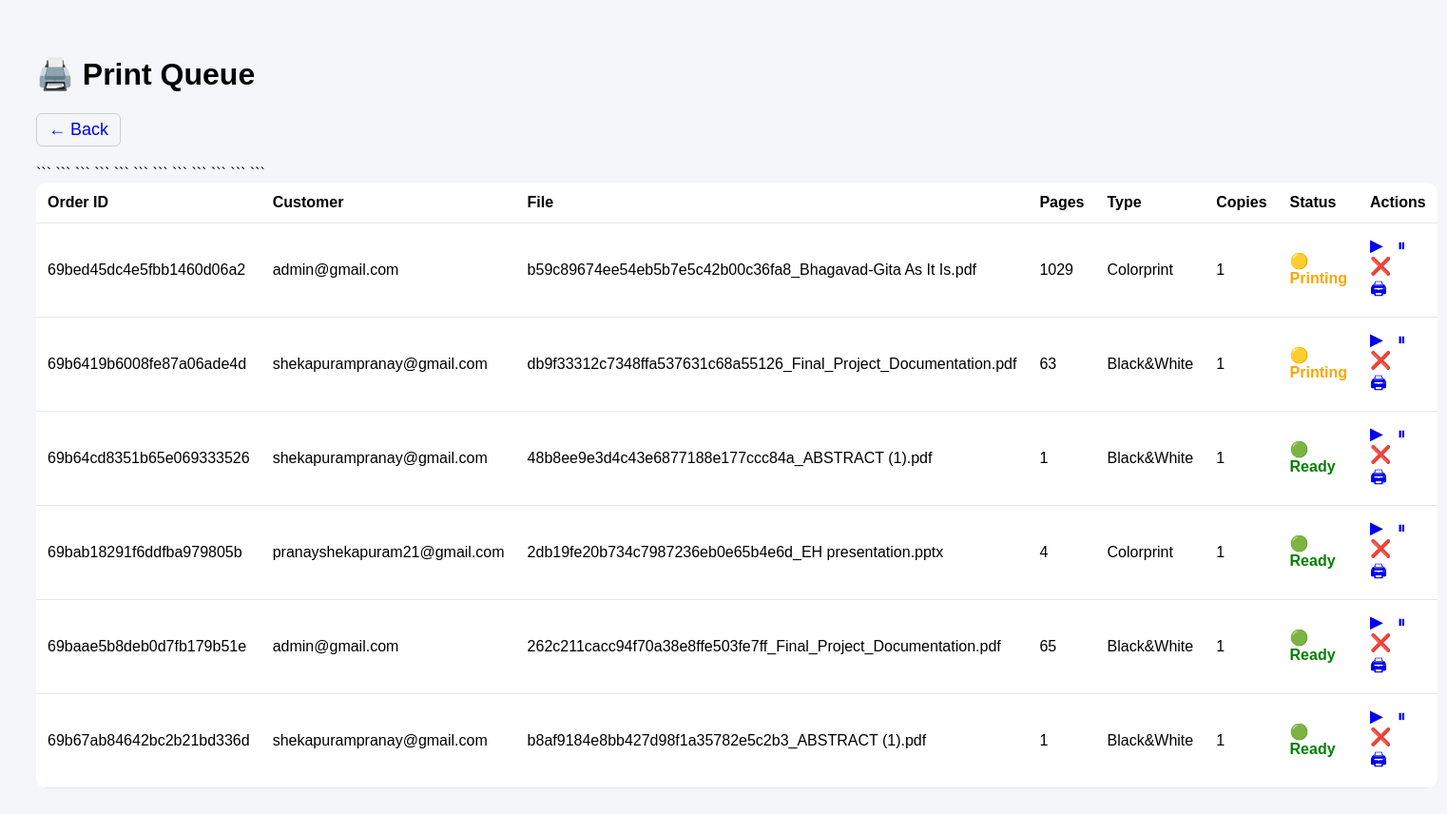
Screenshot of /print-queue/ (signed in) with the database file from the repository.
### smartxerox/models.py (models this page shows, shortened)
class PrintOrder(models.Model):
    STATUS_CHOICES = [
        ("waiting", "Waiting"),
        ("printing", "Printing"),
        ("paused", "Paused"),
        ("done", "Done"),
        ("failed", "Failed"),
    ]
    order_id = models.CharField(max_length=50, unique=True)
    customer_name = models.CharField(max_length=100)
    file_name = models.CharField(max_length=200)
    pages = models.IntegerField()
    copies = models.IntegerField(default=1)
    print_type = models.CharField(max_length=10)
    status = models.CharField(
        max_length=20,
        choices=STATUS_CHOICES,
        default="waiting"
    )
    created_at = models.DateTimeField(default=timezone.now)

### smartxerox/views.py (the view)
# urls.py: path("print-queue/", views.printQueue_admin, name="printQueue_admin"),
@login_required(login_url='admin_login')
@user_passes_test(lambda u: u.is_staff)
def printQueue_admin(request):
    orders = PrintOrder.objects.order_by("-id")
    return render(request, "printQueue_admin.html", {
        "orders": orders
    })

### smartxerox/templates/PrintQueue_admin.html (shortened to what this page needs)
<!DOCTYPE html>
<html>
<head>
</head>
<body>
<div class="queue-header">
  <h1>🖨️ Print Queue</h1>
  <a href="{% url 'admin_orders' %}" class="btn btn-secondary back-btn">
    ← Back
  </a>
</div>
<table class="table">
  <tr>
    <th>Order ID</th>
    <th>Customer</th>
    <th>File</th>
    <th>Pages</th>
    <th>Type</th>
    <th>Copies</th>
    <th>Status</th>
    <th>Actions</th>
  </tr>
{% for order in orders %}
  <tr>
    <td>{{ order.order_id }}</td>
    <td>{{ order.customer_name }}</td>
    <td>{{ order.file_name }}</td>
    <td>{{ order.pages }}</td>
    <td>{{ order.print_type }}</td>
    <td>{{ order.copies }}</td>
<td id="status-{{ order.id }}">
  {% if order.status == "waiting" %}
    <span class="status waiting">🟢 Ready</span>
  {% elif order.status == "printing" %}
    <span class="status printing">🟡 Printing</span>
  {% elif order.status == "done" %}
    <span class="status done">✅ Done</span>
  {% else %}
    <span class="status error">🔴 Error</span>
  {% endif %}
</td>
<td>
  <a href="{% url 'open_print_file' order.order_id %}"
     target="_blank"
     onclick="startPrint({{ order.id }})"
     title="Start Printing">
    ▶
  </a>
  <a href="#" onclick="pausePrint({{ order.id }})" title="Pause">
    ⏸
  </a>
  <a href="{% url 'delete_print' order.id %}"
     onclick="return confirm('Delete this order?')"
     title="Delete">
    ❌
  </a>
  <a href="{% url 'open_print_file' order.order_id %}" target="_blank">
    🖨
  </a>
</td>
  </tr>
  {% endfor %}
</table>
</body>
</html>

### smartxerox/templates/PrintQueue_admin.html (style rules this page uses)
body { font-family: Poppins, sans-serif; background: #f4f6f9; padding: 30px; }
.queue-header { margin-bottom: 20px; }
.table { width: 100%; border-collapse: collapse; background: white; border-radius: 12px; overflow: hidden; }
.table th, .table td { padding: 12px; border-bottom: 1px solid #e5e7eb; text-align: left; }
.status { font-weight: 600; }
.waiting { color: green; }
.printing { color: orange; }
a { text-decoration: none; font-size: 18px; margin-right: 10px; cursor: pointer; }
.btn-secondary { background: transparent; border: 1px solid #ccc; padding: 6px 12px; border-radius: 6px; }
.back-btn { display: inline-flex; align-items: center; gap: 6px; }

### rows the page displays
PrintOrder: order_id "69bed45dc4e5fbb1460d06a2", customer_name "admin@gmail.com", file_name "b59c89674ee54eb5b7e5c42b00c36fa8_Bhagavad-Gita As It Is.pdf", pages "1029", print_type "Colorprint", copies "1", status "🟡 Printing"
PrintOrder: order_id "69b6419b6008fe87a06ade4d", customer_name "shekapurampranay@gmail.com", file_name "db9f33312c7348ffa537631c68a55126_Final_Project_Documentation.pdf", pages "63", print_type "Black&White", copies "1", status "🟡 Printing"
PrintOrder: order_id "69b64cd8351b65e069333526", customer_name "shekapurampranay@gmail.com", file_name "48b8ee9e3d4c43e6877188e177ccc84a_ABSTRACT (1).pdf", pages "1", print_type "Black&White", copies "1", status "🟢 Ready"
PrintOrder: order_id "69bab18291f6ddfba979805b", customer_name "pranayshekapuram21@gmail.com", file_name "2db19fe20b734c7987236eb0e65b4e6d_EH presentation.pptx", pages "4", print_type "Colorprint", copies "1", status "🟢 Ready"
PrintOrder: order_id "69baae5b8deb0d7fb179b51e", customer_name "admin@gmail.com", file_name "262c211cacc94f70a38e8ffe503fe7ff_Final_Project_Documentation.pdf", pages "65", print_type "Black&White", copies "1", status "🟢 Ready"
PrintOrder: order_id "69b67ab84642bc2b21bd336d", customer_name "shekapurampranay@gmail.com", file_name "b8af9184e8bb427d98f1a35782e5c2b3_ABSTRACT (1).pdf", pages "1", print_type "Black&White", copies "1", status "🟢 Ready"
